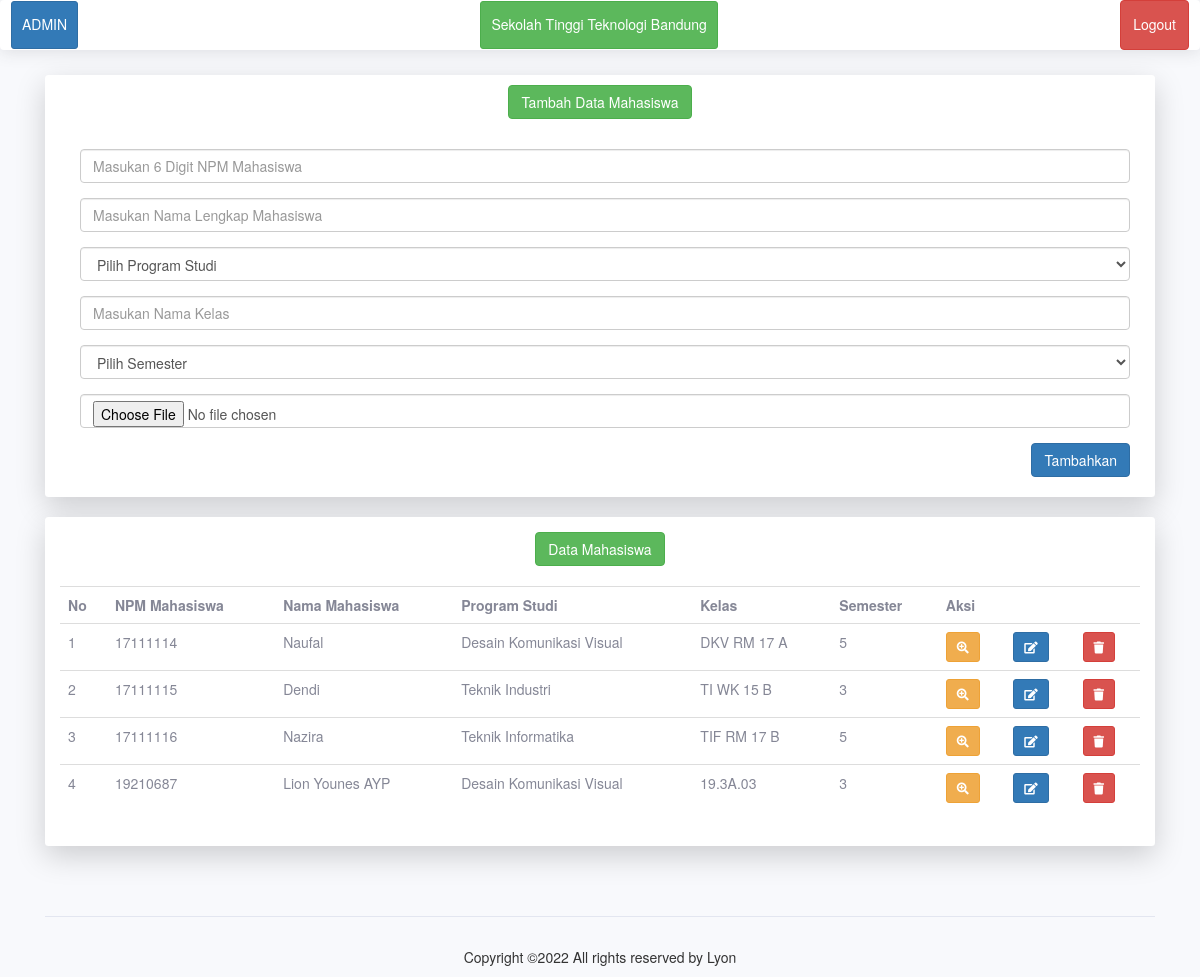
Screenshot of /index.php/admin with the database file from the repository.
### tables this page shows
CREATE TABLE `data_mahasiswa` (
  `id` int(11) NOT NULL,
  `int_npm` int(12) NOT NULL,
  `str_nama` varchar(100) NOT NULL,
  `str_prodi` varchar(30) NOT NULL,
  `str_kelas` varchar(20) NOT NULL,
  `int_semester` int(2) NOT NULL,
  `gambar` text NOT NULL
);

### application/controllers/Admin.php (called while the page is built, shortened)
<?php
class Admin extends CI_Controller {
	public function index() {
		$data['mahasiswa'] = $this->Modeladmin->tampil_data();
		$data ['title'] = "Sekolah Tinggi Teknologi Bandung";
		$this->load->view('template/header', $data);
		$this->load->view('template/sidebar');
		$this->load->view('dashboard', $data);
		$this->load->view('template/footer');
	}
}

### index.php (called while the page is built, shortened)
<?php
require_once BASEPATH.'core/CodeIgniter.php';

### application/models/Modeladmin.php (called while the page is built, shortened)
<?php
class Modeladmin extends CI_model {
    function tampil_data() {
        return $this->db->get('data_mahasiswa')->result();
    }
}
?>

### application/views/dashboard.php (the view, shortened to what this page needs)
<body>
    <div class="container">
        <div class="card o-hidden border-0 shadow-lg my-3 pt-2 ">
            <div class="card-body p-2">
                <div align="center">
                    <div class="btn btn-success">Tambah Data Mahasiswa</div>
                </div>
                <div class="container">
                    <div class="modal-body mr-5">
                        <form action="<?php echo base_url() . 'Admin/aksi_tambah_data'; ?>" method="post" enctype="multipart/form-data">
                            <div class="form-group">
                                <input type="text" name="npm" maxlength="8" class="form-control" placeholder="Masukan 6 Digit NPM Mahasiswa" required>
                            </div>
                            <div class="form-group">
                                <input type="text" name="nama" maxlength="25" class="form-control" placeholder="Masukan Nama Lengkap Mahasiswa" required>
                            </div>
                            <div class="form-group">
                                <select class="form-control" name="prodi" required>
                                    <option value="">Pilih Program Studi</option>
                                </select>
                            </div>
                            <div class="form-group">
                                <input type="text" name="kelas" maxlength="30" class="form-control" placeholder="Masukan Nama Kelas" required>
                            </div>
                            <div class="form-group">
                                <select class="form-control" name="semester" required>
                                    <option value="">Pilih Semester</option>
                                </select>
                            </div>
                            <div class="form-group">
                                <input type="file" name="gambar" class="form-control" placeholder="Masukan Foto Anda" required>
                            </div>
                            <div align="right">
                                <button type="submit" class="btn btn-primary">Tambahkan</button>
                            </div>
                        </form>
                    </div>
                </div>
            </div>
        </div>
    </div>
    <div class="container">
        <div class="card o-hidden border-0 shadow-lg my-3 p-4">
            <div class="card-body p-0">
                <div align="center">
                    <div class="btn btn-success">Data Mahasiswa</div>
                </div>
                <table style="margin:20px auto;" class="table" >
                    <tr>
                        <th>No</th>
                        <th>NPM Mahasiswa</th>
                        <th>Nama Mahasiswa</th>
                        <th>Program Studi</th>
                        <th>Kelas</th>
                        <th>Semester</th>
                        <th colspan="4">Aksi</th>
                    </tr>
                    <?php
                    $no = 1;
                    foreach ($mahasiswa as $mhs) :
                        ?>
                        <tr>
                            <td><?php echo $no++ ?></td>
                            <td><?php echo $mhs->int_npm ?></td>
                            <td><?php echo $mhs->str_nama ?></td>
                            <td><?php echo $mhs->str_prodi ?></td>
                            <td><?php echo $mhs->str_kelas ?></td>
                            <td><?php echo $mhs->int_semester ?></td>
                            <td><?php echo anchor('Admin/detail/' . $mhs->id, '<div class="btn btn-warning btn-sm"><i class="fa fa-search-plus"></i></div>') ?></td>
                            <td><?php echo anchor('Admin/edit/' . $mhs->id, '<div class="btn btn-primary btn-sm"><i class="fa fa-edit"></i></div>') ?></td>
                            <td>
                                <a href="<?= site_url("Admin/hapus/".$mhs->id); ?>" class="btn btn-danger btn-sm" onclick="return confirm('Yakin?')"><i class="fa fa-trash"></i></a>
                            </td>
                        </tr>
                    <?php endforeach; ?>
                </table>
            </div>
        </div>
    </div>
    </body>

### rows the page displays
data_mahasiswa: int_npm "17111114", str_nama "Naufal", str_prodi "Desain Komunikasi Visual", str_kelas "DKV RM 17 A", int_semester "5"
data_mahasiswa: int_npm "17111115", str_nama "Dendi", str_prodi "Teknik Industri", str_kelas "TI WK 15 B", int_semester "3"
data_mahasiswa: int_npm "17111116", str_nama "Nazira", str_prodi "Teknik Informatika", str_kelas "TIF RM 17 B", int_semester "5"
data_mahasiswa: int_npm "19210687", str_nama "Lion Younes AYP", str_prodi "Desain Komunikasi Visual", str_kelas "19.3A.03", int_semester "3"
